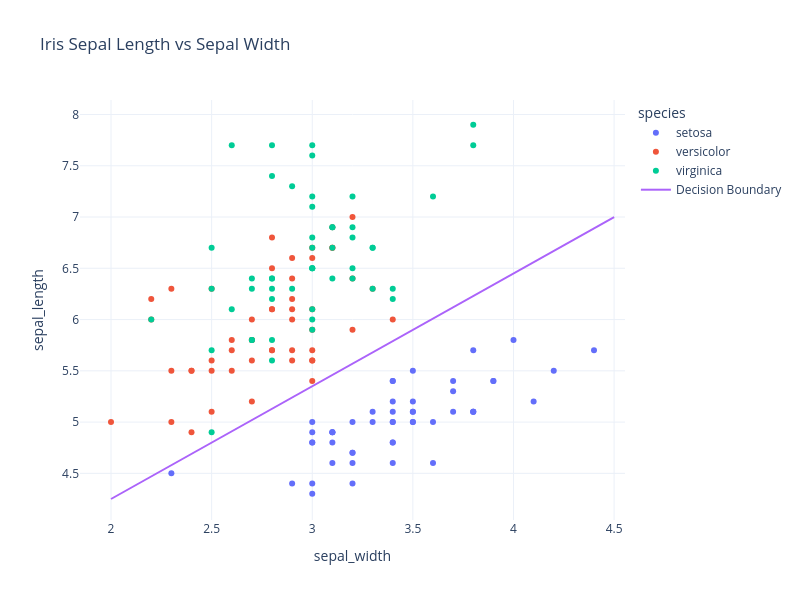

Notebook code for this chart:
### Code cell
fig = px.scatter(df, x = 'sepal_width', y = 'sepal_length', color = 'species', 
                 title = 'Iris Sepal Length vs Sepal Width', template = 'plotly_white')

fig.update_layout(
    width = 800, height = 600
)

line_x = [2, 4.5]
line_y = [4.25, 7]

fig.add_trace(go.Scatter(
    x = line_x,
    y = line_y,
    mode = 'lines',
    name = 'Decision Boundary'
))

fig.show()

### Figure 1 — Plotly figure (JSON) as saved in the notebook; plotly's stock layout.template omitted (floating-point values rounded to 4 significant figures)
{"data": [{"hovertemplate": "species=setosa<br>sepal_width=%{x}<br>sepal_length=%{y}<extra></extra>", "legendgroup": "setosa", "marker": {"color": "#636efa", "symbol": "circle"}, "mode": "markers", "name": "setosa", "orientation": "v", "showlegend": true, "type": "scatter", "x": [3.5, 3, 3.2, 3.1, 3.6, 3.9, 3.4, 3.4, 2.9, 3.1, 3.7, 3.4, 3, 3, 4, 4.4, 3.9, 3.5, 3.8, 3.8, 3.4, 3.7, 3.6, 3.3, 3.4, 3, 3.4, 3.5, 3.4, 3.2, 3.1, 3.4, 4.1, 4.2, 3.1, 3.2, 3.5, 3.1, 3, 3.4, 3.5, 2.3, 3.2, 3.5, 3.8, 3, 3.8, 3.2, 3.7, 3.3], "xaxis": "x", "y": [5.1, 4.9, 4.7, 4.6, 5, 5.4, 4.6, 5, 4.4, 4.9, 5.4, 4.8, 4.8, 4.3, 5.8, 5.7, 5.4, 5.1, 5.7, 5.1, 5.4, 5.1, 4.6, 5.1, 4.8, 5, 5, 5.2, 5.2, 4.7, 4.8, 5.4, 5.2, 5.5, 4.9, 5, 5.5, 4.9, 4.4, 5.1, 5, 4.5, 4.4, 5, 5.1, 4.8, 5.1, 4.6, 5.3, 5], "yaxis": "y"}, {"hovertemplate": "species=versicolor<br>sepal_width=%{x}<br>sepal_length=%{y}<extra></extra>", "legendgroup": "versicolor", "marker": {"color": "#EF553B", "symbol": "circle"}, "mode": "markers", "name": "versicolor", "orientation": "v", "showlegend": true, "type": "scatter", "x": [3.2, 3.2, 3.1, 2.3, 2.8, 2.8, 3.3, 2.4, 2.9, 2.7, 2, 3, 2.2, 2.9, 2.9, 3.1, 3, 2.7, 2.2, 2.5, 3.2, 2.8, 2.5, 2.8, 2.9, 3, 2.8, 3, 2.9, 2.6, 2.4, 2.4, 2.7, 2.7, 3, 3.4, 3.1, 2.3, 3, 2.5, 2.6, 3, 2.6, 2.3, 2.7, 3, 2.9, 2.9, 2.5, 2.8], "xaxis": "x", "y": [7, 6.4, 6.9, 5.5, 6.5, 5.7, 6.3, 4.9, 6.6, 5.2, 5, 5.9, 6, 6.1, 5.6, 6.7, 5.6, 5.8, 6.2, 5.6, 5.9, 6.1, 6.3, 6.1, 6.4, 6.6, 6.8, 6.7, 6, 5.7, 5.5, 5.5, 5.8, 6, 5.4, 6, 6.7, 6.3, 5.6, 5.5, 5.5, 6.1, 5.8, 5, 5.6, 5.7, 5.7, 6.2, 5.1, 5.7], "yaxis": "y"}, {"hovertemplate": "species=virginica<br>sepal_width=%{x}<br>sepal_length=%{y}<extra></extra>", "legendgroup": "virginica", "marker": {"color": "#00cc96", "symbol": "circle"}, "mode": "markers", "name": "virginica", "orientation": "v", "showlegend": true, "type": "scatter", "x": [3.3, 2.7, 3, 2.9, 3, 3, 2.5, 2.9, 2.5, 3.6, 3.2, 2.7, 3, 2.5, 2.8, 3.2, 3, 3.8, 2.6, 2.2, 3.2, 2.8, 2.8, 2.7, 3.3, 3.2, 2.8, 3, 2.8, 3, 2.8, 3.8, 2.8, 2.8, 2.6, 3, 3.4, 3.1, 3, 3.1, 3.1, 3.1, 2.7, 3.2, 3.3, 3, 2.5, 3, 3.4, 3], "xaxis": "x", "y": [6.3, 5.8, 7.1, 6.3, 6.5, 7.6, 4.9, 7.3, 6.7, 7.2, 6.5, 6.4, 6.8, 5.7, 5.8, 6.4, 6.5, 7.7, 7.7, 6, 6.9, 5.6, 7.7, 6.3, 6.7, 7.2, 6.2, 6.1, 6.4, 7.2, 7.4, 7.9, 6.4, 6.3, 6.1, 7.7, 6.3, 6.4, 6, 6.9, 6.7, 6.9, 5.8, 6.8, 6.7, 6.7, 6.3, 6.5, 6.2, 5.9], "yaxis": "y"}, {"mode": "lines", "name": "Decision Boundary", "type": "scatter", "x": [2, 4.5], "y": [4.25, 7]}], "layout": {"height": 600, "legend": {"title": {"text": "species"}, "tracegroupgap": 0}, "title": {"text": "Iris Sepal Length vs Sepal Width"}, "width": 800, "xaxis": {"anchor": "y", "autorange": true, "domain": [0, 1], "range": [1.846, 4.554], "title": {"text": "sepal_width"}, "type": "linear"}, "yaxis": {"anchor": "x", "autorange": true, "domain": [0, 1], "range": [4.045, 8.141], "title": {"text": "sepal_length"}, "type": "linear"}}}
